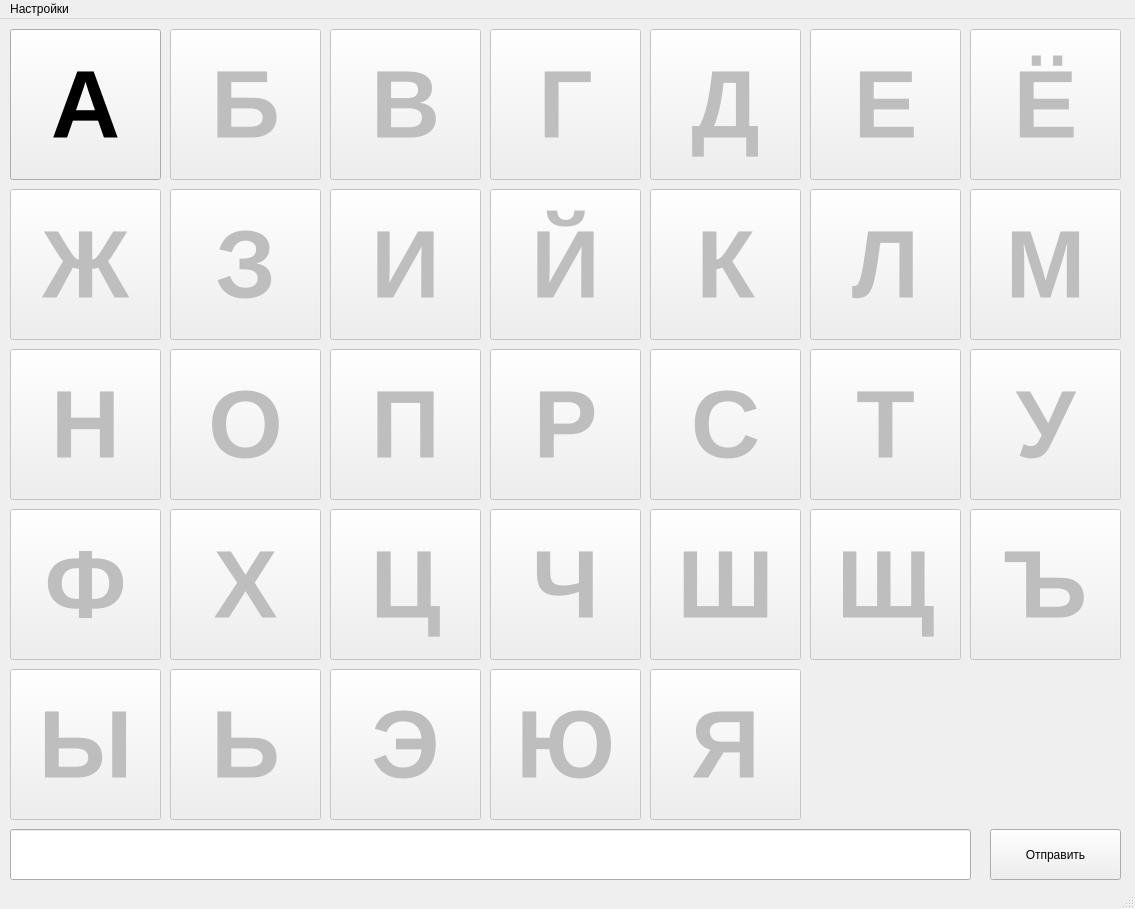
<?xml version="1.0" encoding="UTF-8"?>
<ui version="4.0">
 <class>MainWindow</class>
 <widget class="QMainWindow" name="MainWindow">
  <property name="geometry">
   <rect>
    <x>0</x>
    <y>0</y>
    <width>1135</width>
    <height>909</height>
   </rect>
  </property>
  <property name="windowTitle">
   <string>Тренажер, v. 0.0.1</string>
  </property>
  <widget class="QWidget" name="centralwidget">
   <widget class="QLineEdit" name="lineEdit">
    <property name="geometry">
     <rect>
      <x>10</x>
      <y>810</y>
      <width>961</width>
      <height>51</height>
     </rect>
    </property>
    <property name="font">
     <font>
      <pointsize>26</pointsize>
      <weight>75</weight>
      <bold>true</bold>
     </font>
    </property>
   </widget>
   <widget class="QPushButton" name="pushButton">
    <property name="geometry">
     <rect>
      <x>990</x>
      <y>810</y>
      <width>131</width>
      <height>51</height>
     </rect>
    </property>
    <property name="text">
     <string>Отправить</string>
    </property>
   </widget>
   <widget class="QPushButton" name="pushButton_A">
    <property name="enabled">
     <bool>true</bool>
    </property>
    <property name="geometry">
     <rect>
      <x>10</x>
      <y>10</y>
      <width>151</width>
      <height>151</height>
     </rect>
    </property>
    <property name="font">
     <font>
      <pointsize>72</pointsize>
      <weight>75</weight>
      <bold>true</bold>
     </font>
    </property>
    <property name="text">
     <string>А</string>
    </property>
   </widget>
   <widget class="QPushButton" name="pushButton_B">
    <property name="enabled">
     <bool>false</bool>
    </property>
    <property name="geometry">
     <rect>
      <x>170</x>
      <y>10</y>
      <width>151</width>
      <height>151</height>
     </rect>
    </property>
    <property name="font">
     <font>
      <pointsize>72</pointsize>
      <weight>75</weight>
      <bold>true</bold>
     </font>
    </property>
    <property name="text">
     <string>Б</string>
    </property>
   </widget>
   <widget class="QPushButton" name="pushButton_G">
    <property name="enabled">
     <bool>false</bool>
    </property>
    <property name="geometry">
     <rect>
      <x>490</x>
      <y>10</y>
      <width>151</width>
      <height>151</height>
     </rect>
    </property>
    <property name="font">
     <font>
      <pointsize>72</pointsize>
      <weight>75</weight>
      <bold>true</bold>
     </font>
    </property>
    <property name="text">
     <string>Г</string>
    </property>
   </widget>
   <widget class="QPushButton" name="pushButton_V">
    <property name="enabled">
     <bool>false</bool>
    </property>
    <property name="geometry">
     <rect>
      <x>330</x>
      <y>10</y>
      <width>151</width>
      <height>151</height>
     </rect>
    </property>
    <property name="font">
     <font>
      <pointsize>72</pointsize>
      <weight>75</weight>
      <bold>true</bold>
     </font>
    </property>
    <property name="text">
     <string>В</string>
    </property>
   </widget>
   <widget class="QPushButton" name="pushButton_D">
    <property name="enabled">
     <bool>false</bool>
    </property>
    <property name="geometry">
     <rect>
      <x>650</x>
      <y>10</y>
      <width>151</width>
      <height>151</height>
     </rect>
    </property>
    <property name="font">
     <font>
      <pointsize>72</pointsize>
      <weight>75</weight>
      <bold>true</bold>
     </font>
    </property>
    <property name="text">
     <string>Д</string>
    </property>
   </widget>
   <widget class="QPushButton" name="pushButton_ZH">
    <property name="enabled">
     <bool>false</bool>
    </property>
    <property name="geometry">
     <rect>
      <x>10</x>
      <y>170</y>
      <width>151</width>
      <height>151</height>
     </rect>
    </property>
    <property name="font">
     <font>
      <pointsize>72</pointsize>
      <weight>75</weight>
      <bold>true</bold>
     </font>
    </property>
    <property name="text">
     <string>Ж</string>
    </property>
   </widget>
   <widget class="QPushButton" name="pushButton_Z">
    <property name="enabled">
     <bool>false</bool>
    </property>
    <property name="geometry">
     <rect>
      <x>170</x>
      <y>170</y>
      <width>151</width>
      <height>151</height>
     </rect>
    </property>
    <property name="font">
     <font>
      <pointsize>72</pointsize>
      <weight>75</weight>
      <bold>true</bold>
     </font>
    </property>
    <property name="text">
     <string>З</string>
    </property>
   </widget>
   <widget class="QPushButton" name="pushButton_K">
    <property name="enabled">
     <bool>false</bool>
    </property>
    <property name="geometry">
     <rect>
      <x>650</x>
      <y>170</y>
      <width>151</width>
      <height>151</height>
     </rect>
    </property>
    <property name="font">
     <font>
      <pointsize>72</pointsize>
      <weight>75</weight>
      <bold>true</bold>
     </font>
    </property>
    <property name="text">
     <string>К</string>
    </property>
   </widget>
   <widget class="QPushButton" name="pushButton_Y">
    <property name="enabled">
     <bool>false</bool>
    </property>
    <property name="geometry">
     <rect>
      <x>490</x>
      <y>170</y>
      <width>151</width>
      <height>151</height>
     </rect>
    </property>
    <property name="font">
     <font>
      <pointsize>72</pointsize>
      <weight>75</weight>
      <bold>true</bold>
     </font>
    </property>
    <property name="text">
     <string>Й</string>
    </property>
   </widget>
   <widget class="QPushButton" name="pushButton_I">
    <property name="enabled">
     <bool>false</bool>
    </property>
    <property name="geometry">
     <rect>
      <x>330</x>
      <y>170</y>
      <width>151</width>
      <height>151</height>
     </rect>
    </property>
    <property name="font">
     <font>
      <pointsize>72</pointsize>
      <weight>75</weight>
      <bold>true</bold>
     </font>
    </property>
    <property name="text">
     <string>И</string>
    </property>
   </widget>
   <widget class="QPushButton" name="pushButton_H">
    <property name="enabled">
     <bool>false</bool>
    </property>
    <property name="geometry">
     <rect>
      <x>170</x>
      <y>490</y>
      <width>151</width>
      <height>151</height>
     </rect>
    </property>
    <property name="font">
     <font>
      <pointsize>72</pointsize>
      <weight>75</weight>
      <bold>true</bold>
     </font>
    </property>
    <property name="text">
     <string>Х</string>
    </property>
   </widget>
   <widget class="QPushButton" name="pushButton_N">
    <property name="enabled">
     <bool>false</bool>
    </property>
    <property name="geometry">
     <rect>
      <x>10</x>
      <y>330</y>
      <width>151</width>
      <height>151</height>
     </rect>
    </property>
    <property name="font">
     <font>
      <pointsize>72</pointsize>
      <weight>75</weight>
      <bold>true</bold>
     </font>
    </property>
    <property name="text">
     <string>Н</string>
    </property>
   </widget>
   <widget class="QPushButton" name="pushButton_O">
    <property name="enabled">
     <bool>false</bool>
    </property>
    <property name="geometry">
     <rect>
      <x>170</x>
      <y>330</y>
      <width>151</width>
      <height>151</height>
     </rect>
    </property>
    <property name="font">
     <font>
      <pointsize>72</pointsize>
      <weight>75</weight>
      <bold>true</bold>
     </font>
    </property>
    <property name="text">
     <string>О</string>
    </property>
   </widget>
   <widget class="QPushButton" name="pushButton_SH">
    <property name="enabled">
     <bool>false</bool>
    </property>
    <property name="geometry">
     <rect>
      <x>650</x>
      <y>490</y>
      <width>151</width>
      <height>151</height>
     </rect>
    </property>
    <property name="font">
     <font>
      <pointsize>72</pointsize>
      <weight>75</weight>
      <bold>true</bold>
     </font>
    </property>
    <property name="text">
     <string>Ш</string>
    </property>
   </widget>
   <widget class="QPushButton" name="pushButton_S">
    <property name="enabled">
     <bool>false</bool>
    </property>
    <property name="geometry">
     <rect>
      <x>650</x>
      <y>330</y>
      <width>151</width>
      <height>151</height>
     </rect>
    </property>
    <property name="font">
     <font>
      <pointsize>72</pointsize>
      <weight>75</weight>
      <bold>true</bold>
     </font>
    </property>
    <property name="text">
     <string>С</string>
    </property>
   </widget>
   <widget class="QPushButton" name="pushButton_CH">
    <property name="enabled">
     <bool>false</bool>
    </property>
    <property name="geometry">
     <rect>
      <x>490</x>
      <y>490</y>
      <width>151</width>
      <height>151</height>
     </rect>
    </property>
    <property name="font">
     <font>
      <pointsize>72</pointsize>
      <weight>75</weight>
      <bold>true</bold>
     </font>
    </property>
    <property name="text">
     <string>Ч</string>
    </property>
   </widget>
   <widget class="QPushButton" name="pushButton_R">
    <property name="enabled">
     <bool>false</bool>
    </property>
    <property name="geometry">
     <rect>
      <x>490</x>
      <y>330</y>
      <width>151</width>
      <height>151</height>
     </rect>
    </property>
    <property name="font">
     <font>
      <pointsize>72</pointsize>
      <weight>75</weight>
      <bold>true</bold>
     </font>
    </property>
    <property name="text">
     <string>Р</string>
    </property>
   </widget>
   <widget class="QPushButton" name="pushButton_P">
    <property name="enabled">
     <bool>false</bool>
    </property>
    <property name="geometry">
     <rect>
      <x>330</x>
      <y>330</y>
      <width>151</width>
      <height>151</height>
     </rect>
    </property>
    <property name="font">
     <font>
      <pointsize>72</pointsize>
      <weight>75</weight>
      <bold>true</bold>
     </font>
    </property>
    <property name="text">
     <string>П</string>
    </property>
   </widget>
   <widget class="QPushButton" name="pushButton_TS">
    <property name="enabled">
     <bool>false</bool>
    </property>
    <property name="geometry">
     <rect>
      <x>330</x>
      <y>490</y>
      <width>151</width>
      <height>151</height>
     </rect>
    </property>
    <property name="font">
     <font>
      <pointsize>72</pointsize>
      <weight>75</weight>
      <bold>true</bold>
     </font>
    </property>
    <property name="text">
     <string>Ц</string>
    </property>
   </widget>
   <widget class="QPushButton" name="pushButton_F">
    <property name="enabled">
     <bool>false</bool>
    </property>
    <property name="geometry">
     <rect>
      <x>10</x>
      <y>490</y>
      <width>151</width>
      <height>151</height>
     </rect>
    </property>
    <property name="font">
     <font>
      <pointsize>72</pointsize>
      <weight>75</weight>
      <bold>true</bold>
     </font>
    </property>
    <property name="text">
     <string>Ф</string>
    </property>
   </widget>
   <widget class="QPushButton" name="pushButton_YA">
    <property name="enabled">
     <bool>false</bool>
    </property>
    <property name="geometry">
     <rect>
      <x>650</x>
      <y>650</y>
      <width>151</width>
      <height>151</height>
     </rect>
    </property>
    <property name="font">
     <font>
      <pointsize>72</pointsize>
      <weight>75</weight>
      <bold>true</bold>
     </font>
    </property>
    <property name="text">
     <string>Я</string>
    </property>
   </widget>
   <widget class="QPushButton" name="pushButton_UU">
    <property name="enabled">
     <bool>false</bool>
    </property>
    <property name="geometry">
     <rect>
      <x>490</x>
      <y>650</y>
      <width>151</width>
      <height>151</height>
     </rect>
    </property>
    <property name="font">
     <font>
      <pointsize>72</pointsize>
      <weight>75</weight>
      <bold>true</bold>
     </font>
    </property>
    <property name="text">
     <string>Ю</string>
    </property>
   </widget>
   <widget class="QPushButton" name="pushButton_IY">
    <property name="enabled">
     <bool>false</bool>
    </property>
    <property name="geometry">
     <rect>
      <x>10</x>
      <y>650</y>
      <width>151</width>
      <height>151</height>
     </rect>
    </property>
    <property name="font">
     <font>
      <pointsize>72</pointsize>
      <weight>75</weight>
      <bold>true</bold>
     </font>
    </property>
    <property name="text">
     <string>Ы</string>
    </property>
   </widget>
   <widget class="QPushButton" name="pushButton_MZ">
    <property name="enabled">
     <bool>false</bool>
    </property>
    <property name="geometry">
     <rect>
      <x>170</x>
      <y>650</y>
      <width>151</width>
      <height>151</height>
     </rect>
    </property>
    <property name="font">
     <font>
      <pointsize>72</pointsize>
      <weight>75</weight>
      <bold>true</bold>
     </font>
    </property>
    <property name="text">
     <string>Ь</string>
    </property>
   </widget>
   <widget class="QPushButton" name="pushButton_EE">
    <property name="enabled">
     <bool>false</bool>
    </property>
    <property name="geometry">
     <rect>
      <x>330</x>
      <y>650</y>
      <width>151</width>
      <height>151</height>
     </rect>
    </property>
    <property name="font">
     <font>
      <pointsize>72</pointsize>
      <weight>75</weight>
      <bold>true</bold>
     </font>
    </property>
    <property name="text">
     <string>Э</string>
    </property>
   </widget>
   <widget class="QPushButton" name="pushButton_SH2">
    <property name="enabled">
     <bool>false</bool>
    </property>
    <property name="geometry">
     <rect>
      <x>810</x>
      <y>490</y>
      <width>151</width>
      <height>151</height>
     </rect>
    </property>
    <property name="font">
     <font>
      <pointsize>72</pointsize>
      <weight>75</weight>
      <bold>true</bold>
     </font>
    </property>
    <property name="text">
     <string>Щ</string>
    </property>
   </widget>
   <widget class="QPushButton" name="pushButton_L">
    <property name="enabled">
     <bool>false</bool>
    </property>
    <property name="geometry">
     <rect>
      <x>810</x>
      <y>170</y>
      <width>151</width>
      <height>151</height>
     </rect>
    </property>
    <property name="font">
     <font>
      <pointsize>72</pointsize>
      <weight>75</weight>
      <bold>true</bold>
     </font>
    </property>
    <property name="text">
     <string>Л</string>
    </property>
   </widget>
   <widget class="QPushButton" name="pushButton_E">
    <property name="enabled">
     <bool>false</bool>
    </property>
    <property name="geometry">
     <rect>
      <x>810</x>
      <y>10</y>
      <width>151</width>
      <height>151</height>
     </rect>
    </property>
    <property name="font">
     <font>
      <pointsize>72</pointsize>
      <weight>75</weight>
      <bold>true</bold>
     </font>
    </property>
    <property name="text">
     <string>Е</string>
    </property>
   </widget>
   <widget class="QPushButton" name="pushButton_T">
    <property name="enabled">
     <bool>false</bool>
    </property>
    <property name="geometry">
     <rect>
      <x>810</x>
      <y>330</y>
      <width>151</width>
      <height>151</height>
     </rect>
    </property>
    <property name="font">
     <font>
      <pointsize>72</pointsize>
      <weight>75</weight>
      <bold>true</bold>
     </font>
    </property>
    <property name="text">
     <string>Т</string>
    </property>
   </widget>
   <widget class="QPushButton" name="pushButton_U">
    <property name="enabled">
     <bool>false</bool>
    </property>
    <property name="geometry">
     <rect>
      <x>970</x>
      <y>330</y>
      <width>151</width>
      <height>151</height>
     </rect>
    </property>
    <property name="font">
     <font>
      <pointsize>72</pointsize>
      <weight>75</weight>
      <bold>true</bold>
     </font>
    </property>
    <property name="text">
     <string>У</string>
    </property>
   </widget>
   <widget class="QPushButton" name="pushButton_YO">
    <property name="enabled">
     <bool>false</bool>
    </property>
    <property name="geometry">
     <rect>
      <x>970</x>
      <y>10</y>
      <width>151</width>
      <height>151</height>
     </rect>
    </property>
    <property name="font">
     <font>
      <pointsize>72</pointsize>
      <weight>75</weight>
      <bold>true</bold>
     </font>
    </property>
    <property name="text">
     <string>Ё</string>
    </property>
   </widget>
   <widget class="QPushButton" name="pushButton_M">
    <property name="enabled">
     <bool>false</bool>
    </property>
    <property name="geometry">
     <rect>
      <x>970</x>
      <y>170</y>
      <width>151</width>
      <height>151</height>
     </rect>
    </property>
    <property name="font">
     <font>
      <pointsize>72</pointsize>
      <weight>75</weight>
      <bold>true</bold>
     </font>
    </property>
    <property name="text">
     <string>М</string>
    </property>
   </widget>
   <widget class="QPushButton" name="pushButton_TV">
    <property name="enabled">
     <bool>false</bool>
    </property>
    <property name="geometry">
     <rect>
      <x>970</x>
      <y>490</y>
      <width>151</width>
      <height>151</height>
     </rect>
    </property>
    <property name="font">
     <font>
      <pointsize>72</pointsize>
      <weight>75</weight>
      <bold>true</bold>
     </font>
    </property>
    <property name="text">
     <string>Ъ</string>
    </property>
   </widget>
  </widget>
  <widget class="QMenuBar" name="menubar">
   <property name="geometry">
    <rect>
     <x>0</x>
     <y>0</y>
     <width>1135</width>
     <height>22</height>
    </rect>
   </property>
   <widget class="QMenu" name="menu">
    <property name="title">
     <string>Настройки</string>
    </property>
    <addaction name="actionCOM"/>
   </widget>
   <addaction name="menu"/>
  </widget>
  <widget class="QStatusBar" name="statusbar"/>
  <action name="actionCOM">
   <property name="text">
    <string>COM-порт</string>
   </property>
  </action>
 </widget>
 <resources/>
 <connections/>
</ui>
